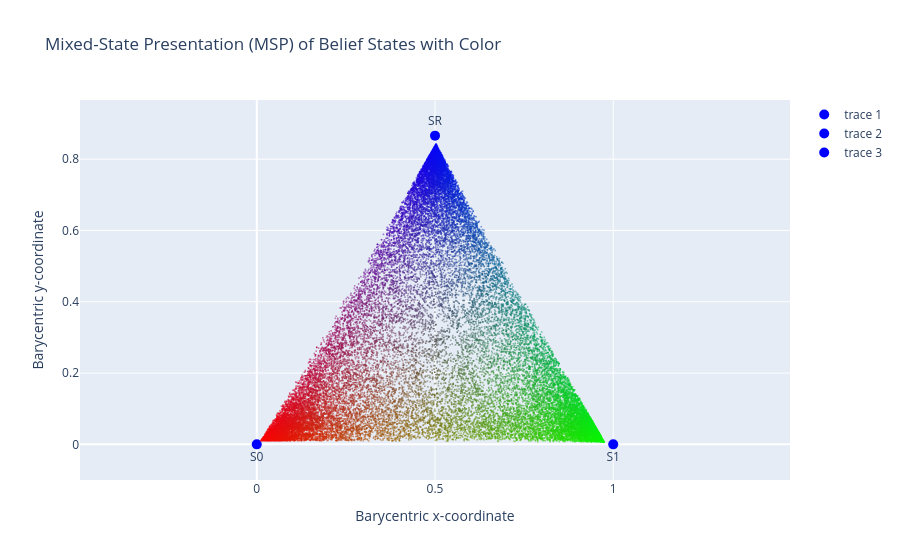

Notebook code for this chart:
### Code cell
belief_to_barycentric(belief_states.reshape(-1,3).cpu(), belief_states.reshape(-1,3).cpu())

### Figure 1 — Plotly figure (JSON) as saved in the notebook; plotly's stock layout.template omitted (floating-point values rounded to 4 significant figures; data arrays with more than 128 entries replaced by an {"elided": "..."} marker saying what was removed)
{"data": [{"hovertemplate": "Barycentric x-coordinate=%{x}<br>Barycentric y-coordinate=%{y}<extra></extra>", "legendgroup": "", "marker": {"color": {"elided": "39980 str values"}, "opacity": 0.5, "size": 2, "symbol": "circle"}, "mode": "markers", "name": "", "showlegend": false, "type": "scattergl", "x": {"elided": "39980 float values"}, "xaxis": "x", "y": {"elided": "39980 float values"}, "yaxis": "y"}, {"marker": {"color": "blue", "size": 10}, "mode": "markers+text", "text": ["S0"], "textposition": "bottom center", "type": "scatter", "x": [0], "y": [0]}, {"marker": {"color": "blue", "size": 10}, "mode": "markers+text", "text": ["S1"], "textposition": "bottom center", "type": "scatter", "x": [1], "y": [0]}, {"marker": {"color": "blue", "size": 10}, "mode": "markers+text", "text": ["SR"], "textposition": "top center", "type": "scatter", "x": [0.5], "y": [0.866]}], "layout": {"legend": {"tracegroupgap": 0}, "title": {"text": "Mixed-State Presentation (MSP) of Belief States with Color"}, "xaxis": {"anchor": "y", "domain": [0, 1], "range": [-0.1, 1.1], "title": {"text": "Barycentric x-coordinate"}}, "yaxis": {"anchor": "x", "domain": [0, 1], "range": [-0.1, 0.966], "scaleanchor": "x", "scaleratio": 1, "title": {"text": "Barycentric y-coordinate"}}}}
